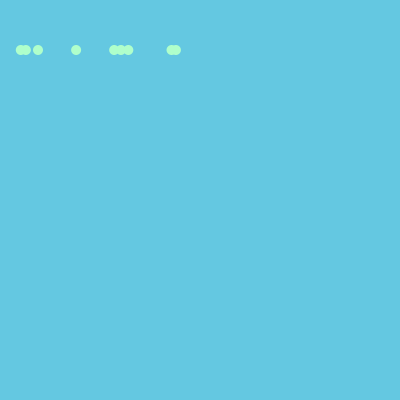
Frame 1 (no input)
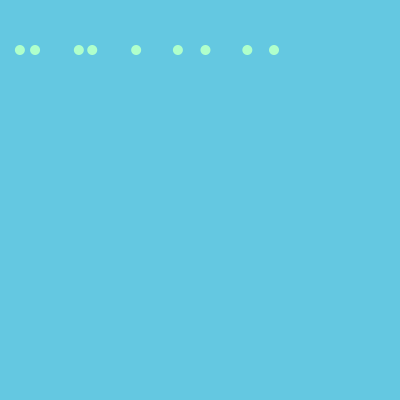
Frame 60 (the mouse pressed at the canvas centre just before this capture)
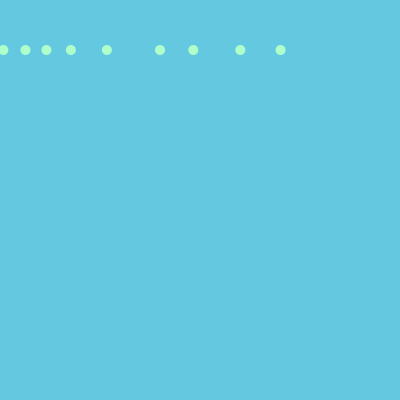
Frame 120 (the mouse held since frame 60 and released just before this capture)

The Processing sketch that drew these frames (run headless with seeded random() and noise(); from frame 60 on, the mouse is pressed at the canvas centre):

// Processing sketch: for_loop_intro
// ── for_loop_intro.pde
float rando;

void setup() {

  size(400, 400);
  background(100, 200, 225);
}

void draw() {
  background(100, 200, 225);
  fill(175, 255, 203);
  noStroke();
  ///*
  //println(mouseX);
  for (int i = 1; i < 10; i++) {
    float r = random(1);
    ellipse((40 * i) * r, 50, 10, 10);
   
  }
  //*/
/*
  ellipse(40 * 1, 50, 10, 10);
  ellipse(40 * 2, 50, 10, 10);
  ellipse(40 * 3, 50, 10, 10);
  ellipse(40 * 4, 50, 10, 10);
  ellipse(40 * 5, 50, 10, 10);
  ellipse(40 * 6, 50, 10, 10);
  ellipse(40 * 7, 50, 10, 10);
  ellipse(40 * 8, 50, 10, 10);
  ellipse(40 * 9, 50, 10, 10);
*/
 
  //*/
  /*
  rando = random(0, 3);
   if(rando < 1){
   fill(0);
   rect(width/2, height/2, 50, 50);
   }
   //println();
   else if(rando < 2.5){
   println("hellloooooooo");
   }
   else if(rando < 2.7){
   println("yiiieeeeeee");
   }
   else{
   println("nooooooo");
   }
   */
}
